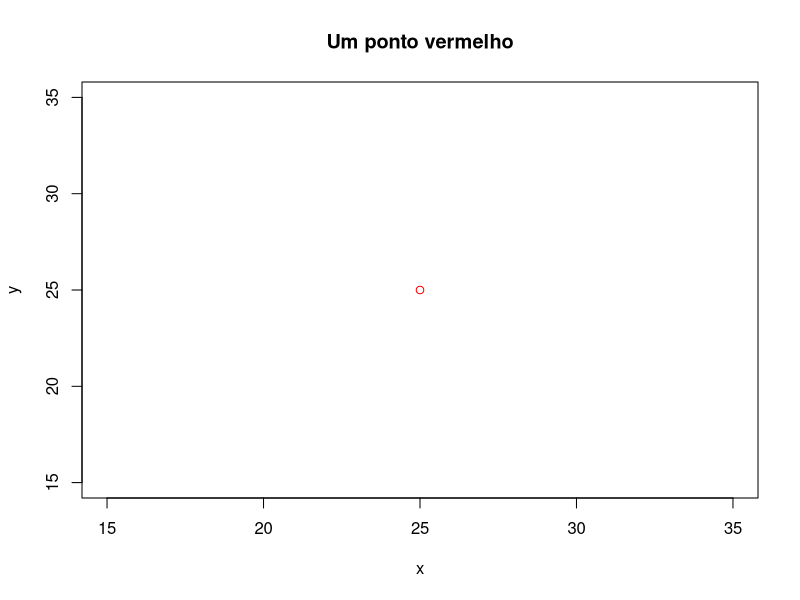
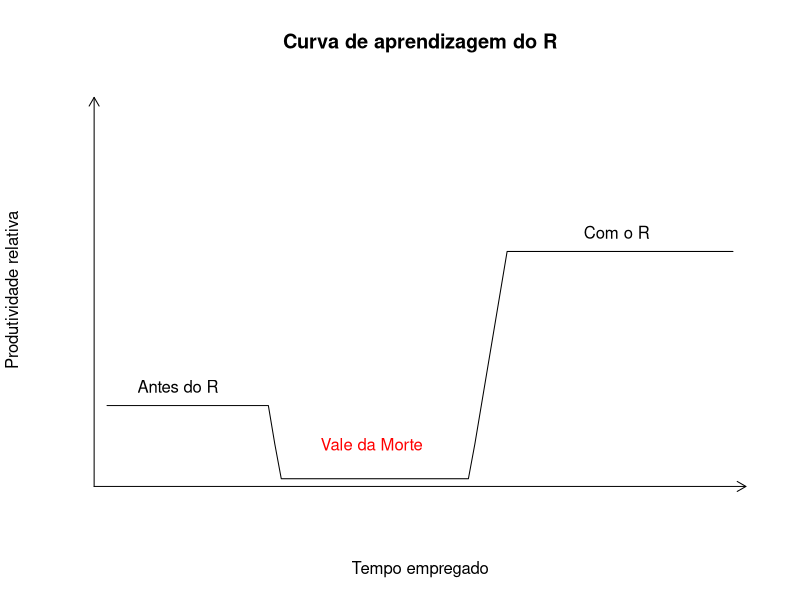

These charts were generated, in order, by the following R code:
## ---- chunk 1
knitr::include_url("http://www.r-project.org/")
## ---- chunk 2
# As quatro operações matemáticas básicas:
2 + 3 # soma
5* 5 # multiplicação
25/5 # divisão 
5 -3 # subtração

# Três operações matemáticas úteis:
2^2      # Potenciação (ou exponenciação)
log(4)   # Função logarítmica
sqrt(25) # Raiz quadrada
## ---- chunk 3
# No RStudio, ponha o cursor sobre o nome da função e pressione 'F1' para ver a 
# sua página de ajuda. Lá você verá o nome dos argumentos aceitos pela função 
# 'plot()' seguido de uma breve descrição.
plot(x = 25, y = 25, col = "red", main = "Um ponto vermelho", xlab = "x", ylab = "y")
## ---- chunk 4
# A palavra-chave 'soma' é usada para definir uma função que computa
# e retorna como resultado `res` a soma de dois valores numéricos.
# A estrutura de uma função aparece, sempre, entre '{' e '}'.
soma <- 
  function (x, y) { 
    res <- x + y
    return (res)
    }
soma(x = 2, y = 2)
## ---- chunk 5
# Definindo dois objetos vetoriais
# Note que quando criamos uma sequência ordenada de valores podemos 
# simplesmente usar o símbolo ':' entre o menor e o maior valor da 
# sequência ao invés de declarar todos os seus valores.
x <- 1:5
y <- c(2, 4, 3, 5, 7)
x
y
## ---- chunk 6
# Calibração de um modelo de regressão linear
# Note que é possível usar simbolos como '.' e '_' na construção de 
# uma palavra-chave identificadora de objeto (ou função).
meu.modelo_linear <- lm(y ~ x)
meu.modelo_linear
## ---- chunk 7
knitr::include_url("https://cloud.r-project.org/web/packages/available_packages_by_name.html")
## ---- chunk 8
y0 <- 0.2
y <- c(rep(y0, 25), seq(y0, 0.1, -0.1), rep(0.01, 30), seq(0.1, y0 * 3, 0.1), rep(y0 * 3, 35))
x <- 1:length(y)
plot(y ~ x, type = "l", main = "Curva de aprendizagem do R", xlab = "Tempo empregado", 
     ylab = "Produtividade relativa", ylim = c(0, 1), axes = FALSE)
text(42, 0.1, "Vale da Morte", col = "red")
text(12, 0.25, "Antes do R")
text(80, 0.65, "Com o R")
arrows(-1, -0.01, 100, -0.01, length = 0.1)
arrows(-1, -0.01, -1, 1, length = 0.1)
